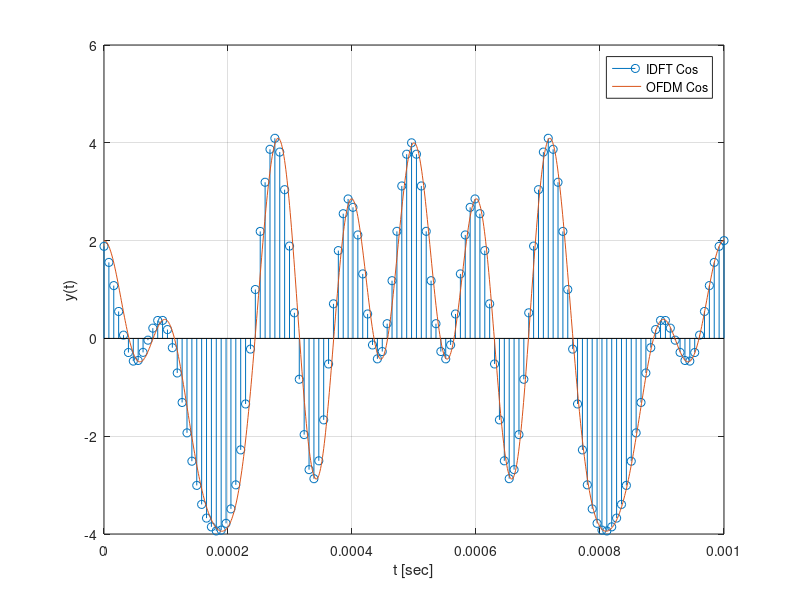
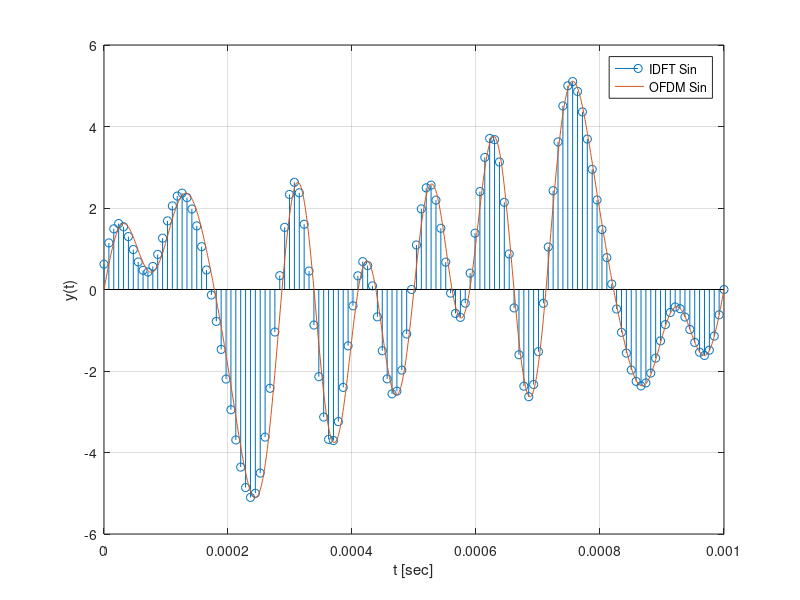
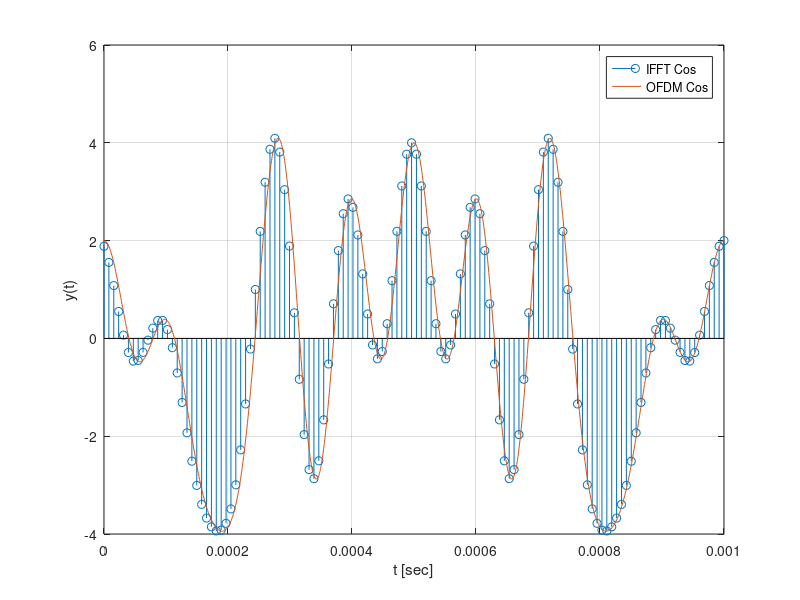
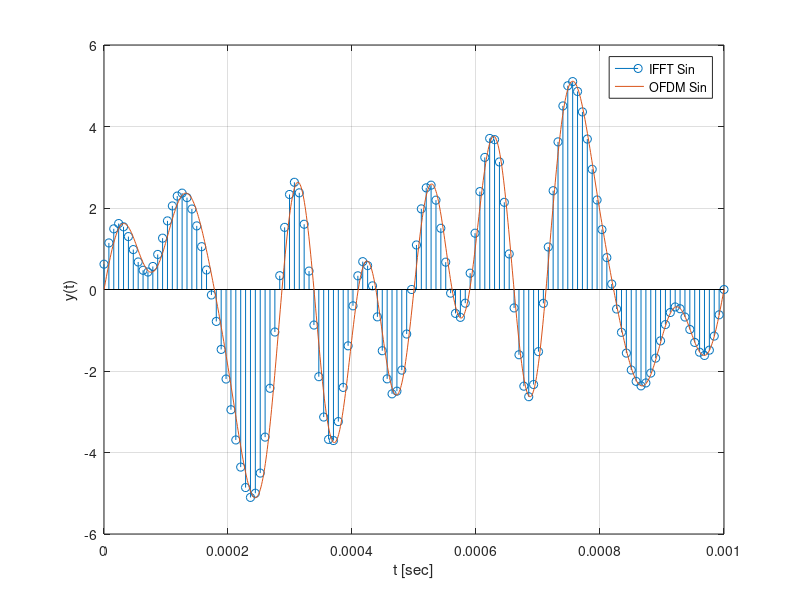

MATLAB code for these plots, in order:
clc, clear, close all

%% parameter
f0=1000; %Fundamental Frequency
T=1/f0; %Symbol Duration
L=10; %Number of Data
Data=randi([0 1], [1 L]); %Random Bits
Index=find(Data==0); %Index of Bit 0
Data(Index)=-1; %Change 0 to -1
t=linspace(0,T,1000);

%%OFDM signal implementation
OFDM_Cos=0;
OFDM_Sin=0; %OFDM signal initialization
for k=1:L
   Cos_carrier=Data(k)*cos(2*pi*k*f0*t);
   Sin_carrier=Data(k)*sin(2*pi*k*f0*t);
   OFDM_Cos=OFDM_Cos+Cos_carrier;
   OFDM_Sin=OFDM_Sin+Sin_carrier;
end

N_IDFT=128;
N_IFFT=128;

%%IDFT implementation
IDFT_sum=0;
for n=1:N_IDFT
    for k=1:N_IDFT
        Data=[Data zeros(1,N_IDFT-length(Data))];
        IDFT_sum(k)=Data(k)*exp((j*2*pi*k*n)/N_IDFT);
        IDFT(n)=sum(IDFT_sum);
    end
end

%%plot IDFT and OFDM graph
figure
stem(linspace(0,T,N_IDFT),IDFT)
hold on
plot(t,OFDM_Cos)
xlabel('t [sec]'), ylabel('y(t)'), grid on,legend('IDFT Cos','OFDM Cos')


figure
stem(linspace(0,T,N_IDFT),imag(IDFT))
hold on
plot(t,OFDM_Sin)
xlabel('t [sec]'), ylabel('y(t)'), grid on,legend('IDFT Sin','OFDM Sin')

%%IFFT implementation
IFFT_sum=0;
for n=1:N_IFFT
   for k=1:N_IFFT
       Data=[Data(1:L) zeros(1,N_IFFT-length(Data(1:L)))];
       IFFT_sum(k)=Data(k)*exp((j*2*pi*k*n)/N_IFFT);
       IFFT(n)=sum(IFFT_sum);
   end
end

%IFFT=ifft(Data(1:L),N_IFFT)*N_IFFT;

%%plot IFFT and ODFM graph
figure
stem(linspace(0,T,N_IFFT),IFFT)
hold on
plot(t,OFDM_Cos)
xlabel('t [sec]'), ylabel('y(t)'), grid on,legend('IFFT Cos','OFDM Cos')

figure
stem(linspace(0,T,N_IFFT),imag(IFFT))
hold on
plot(t,OFDM_Sin)
xlabel('t [sec]'), ylabel('y(t)'), grid on,legend('IFFT Sin','OFDM Sin')